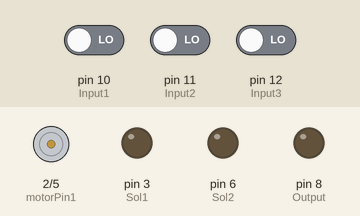
A sketch run on a simulated Arduino Uno, built with avr-gcc and run on an emulated ATmega328P. Parts: motor-driver pin pairs drawn as motors (green arrow = first pin HIGH = forward, orange = second pin HIGH = backward, longer = more drive), output pins drawn as LEDs (lit = HIGH). The test bench sets the inputs (shaded band); at power-on: pin 12 (Input3) LOW, pin 10 (Input1) LOW, pin 11 (Input2) LOW.

Above: at 1.2 s.
1.3 s: pin 12 (Input3) driven HIGH
At 2.4 s:
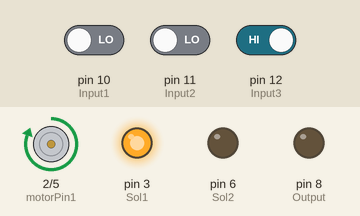
At 4.6 s:
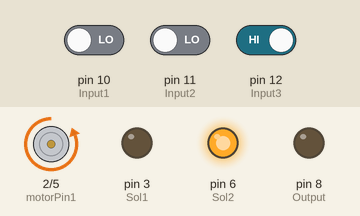
7.3 s: pin 10 (Input1) driven HIGH
At 7.9 s:
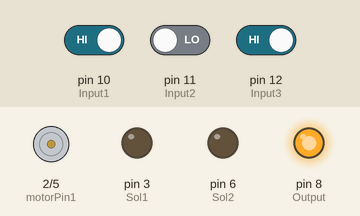
Timing chart, 0 to 15.5 s (numbered marks = the images above; inputs shaded):
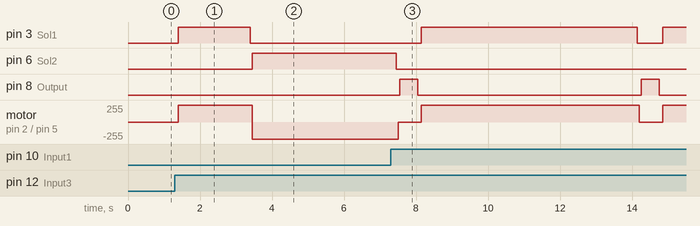

The sketch:

arduino_prototype_one_after_another.ino
```cpp
const int motorPin1 = 2;
const int Sol1 = 3;
const int motorPin2 = 5;
const int Sol2 = 6;
const int Input1 = 10;
const int Input2 = 11;
const int Input3 = 12;
int read = 0;
int Red = 0;
int Mix = 0;
int Purple = 0;
const int Output = 8;
const int Solenoid_delay = 50;

void setup() {
  // put your setup code here, to run once:
  pinMode(motorPin1, OUTPUT);
  pinMode(motorPin2, OUTPUT);
  pinMode(Sol1, OUTPUT);
  pinMode(Sol2, OUTPUT);
  pinMode(Input1, INPUT);
  pinMode(Input2, INPUT);
  pinMode(Input3, INPUT);
  pinMode(Output, OUTPUT);
}

void loop() {
  // put your main code here, to run repeatedly:
  Red = digitalRead(Input1);
  Purple = digitalRead(Input2);
  Mix = digitalRead(Input3);

  delay(100);
  if ((Red == HIGH) && (Purple == HIGH) && (Mix == HIGH)) {
    digitalWrite(Sol1, HIGH);
    digitalWrite(motorPin1, HIGH);
    delay(6220);
    digitalWrite(Sol1, LOW);
    delay(Solenoid_delay);
    digitalWrite(motorPin1, LOW);
    digitalWrite(Sol2, HIGH);
    digitalWrite(motorPin2, HIGH);
    delay(6220);
    digitalWrite(Sol2, LOW);
    delay(Solenoid_delay);
    digitalWrite(motorPin2, LOW);

    delay(Solenoid_delay);
    digitalWrite(Output, HIGH);
    delay(500);
    digitalWrite(Output, LOW);
  }

  if ((Red == HIGH) && (Purple == LOW)) {
    digitalWrite(Sol1, HIGH);
    digitalWrite(Sol2, LOW);
    digitalWrite(motorPin1, HIGH);
    digitalWrite(motorPin2, LOW);
    delay(6000);
    digitalWrite(Sol1, LOW);
    delay(Solenoid_delay);
    digitalWrite(motorPin1, LOW);
    delay(Solenoid_delay);
    digitalWrite(Output, HIGH);
    delay(500);
    digitalWrite(Output, LOW);
  }

  if ((Purple == HIGH) && (Red == LOW)) {

    digitalWrite(Sol1, HIGH);
    digitalWrite(motorPin1, HIGH);
    delay(3000);
    digitalWrite(Sol1, LOW);
    delay(Solenoid_delay);
    digitalWrite(motorPin1, LOW);
    digitalWrite(Sol2, HIGH);
    digitalWrite(motorPin2, HIGH);
    delay(3000);
    digitalWrite(Sol2, LOW);
    delay(Solenoid_delay);
    digitalWrite(motorPin2, LOW);

    delay(Solenoid_delay);
    digitalWrite(Output, HIGH);
    delay(500);
    digitalWrite(Output, LOW);
  }

  if ((Mix == HIGH) && (Red == LOW)) {
    digitalWrite(Sol1, HIGH);
    digitalWrite(motorPin1, HIGH);
    delay(2000);
    digitalWrite(Sol1, LOW);
    delay(Solenoid_delay);
    digitalWrite(motorPin1, LOW);

    digitalWrite(Sol2, HIGH);
    digitalWrite(motorPin2, HIGH);
    delay(4000);
    digitalWrite(Sol2, LOW);
    delay(Solenoid_delay);
    digitalWrite(motorPin2, LOW);
    delay(Solenoid_delay);
    digitalWrite(Output, HIGH);
    delay(500);
    digitalWrite(Output, LOW);
  }
}
```

Measured:
- after the input at 1.3 s, pin 3 (Sol1): LOW → HIGH after 0.10 s, → LOW 2.0 s later; pin 6 (Sol2): LOW → HIGH after 2.2 s; motor on pin 2 (motorPin1) / pin 5 (motorPin2): stopped → forward 255/255 after 0.10 s, → backward 255/255 2.1 s later
- after the input at 7.3 s, pin 6 (Sol2): goes on until 7.5 s, then stays LOW
- by itself, pin 8 (Output): alternates HIGH for 0.50 s and LOW for 6.2 s
